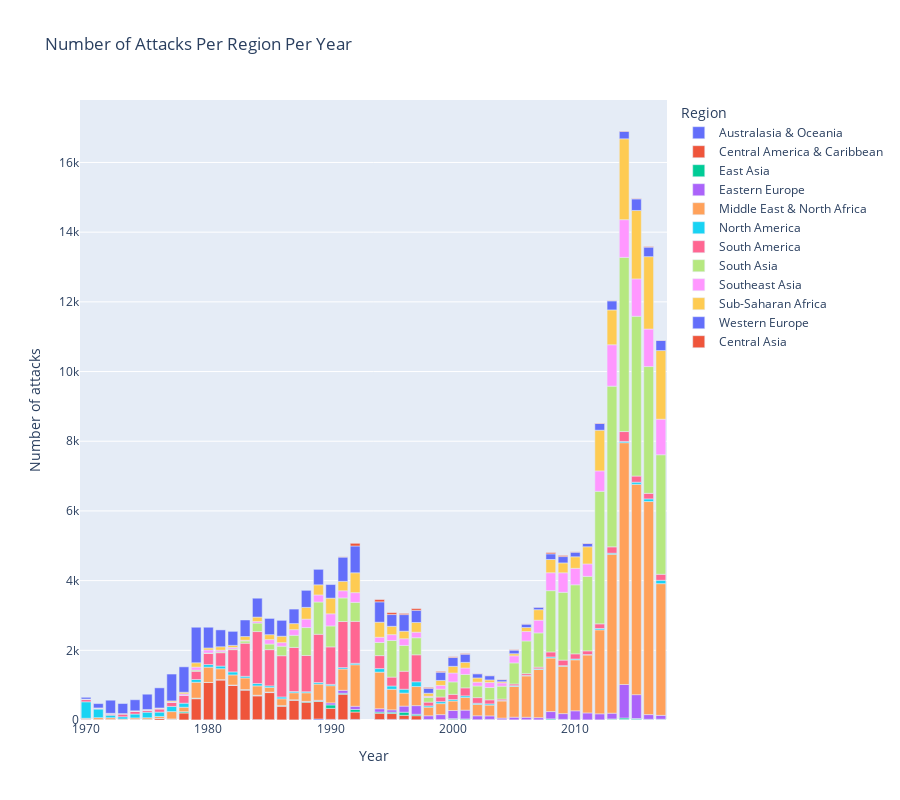

The notebook cell saved with this chart:
### Markdown cell above
Pak analyzujeme počet teroristických útoků, ke kterým v průběhu času došlo v různých oblastech světa. K tomu jsou data seskupena podle roku a regionu a poté je vytvořen sloupcový graf zobrazující počet útoků v každém regionu v každém roce.

Z grafu můžeme usoudit, že nejvíce teroristických útoků se odehrává v regionech Blízkého východu a severní Afriky a také v jižní Asii(Middle East, North Africa, South Asia). Graf navíc ukazuje prudký nárůst počtu útoků v těchto regionech mezi lety 2012 a 2014.

### Code cell
grouped_count_region = terrorism.groupby(['iyear', 'region_txt'])['eventid'].count().reset_index()

fig = px.bar(grouped_count_region, x='iyear', y='eventid', color='region_txt', 
             labels={'iyear': 'Year', 'eventid': 'Number of attacks', 'region_txt': 'Region'},
             title='Number of Attacks Per Region Per Year', height=800)
fig.show()

### Figure 1 — Plotly figure (JSON) as saved in the notebook; plotly's stock layout.template omitted (floating-point values rounded to 4 significant figures)
{"data": [{"alignmentgroup": "True", "hovertemplate": "Region=Australasia & Oceania<br>Year=%{x}<br>Number of attacks=%{y}<extra></extra>", "legendgroup": "Australasia & Oceania", "marker": {"color": "#636efa", "pattern": {"shape": ""}}, "name": "Australasia & Oceania", "offsetgroup": "Australasia & Oceania", "orientation": "v", "showlegend": true, "textposition": "auto", "type": "bar", "x": [1970, 1971, 1972, 1973, 1974, 1978, 1979, 1980, 1981, 1982, 1984, 1985, 1986, 1987, 1988, 1989, 1990, 1991, 1992, 1994, 1995, 1996, 1997, 1998, 1999, 2000, 2001, 2002, 2003, 2006, 2007, 2008, 2009, 2010, 2013, 2014, 2015, 2016, 2017], "xaxis": "x", "y": [1, 1, 8, 1, 1, 2, 2, 7, 3, 2, 11, 7, 4, 3, 12, 29, 18, 10, 17, 14, 18, 19, 7, 6, 4, 6, 4, 2, 4, 2, 1, 8, 1, 1, 1, 9, 14, 10, 12], "yaxis": "y"}, {"alignmentgroup": "True", "hovertemplate": "Region=Central America & Caribbean<br>Year=%{x}<br>Number of attacks=%{y}<extra></extra>", "legendgroup": "Central America & Caribbean", "marker": {"color": "#EF553B", "pattern": {"shape": ""}}, "name": "Central America & Caribbean", "offsetgroup": "Central America & Caribbean", "orientation": "v", "showlegend": true, "textposition": "auto", "type": "bar", "x": [1970, 1971, 1972, 1973, 1974, 1975, 1976, 1977, 1978, 1979, 1980, 1981, 1982, 1983, 1984, 1985, 1986, 1987, 1988, 1989, 1990, 1991, 1992, 1994, 1995, 1996, 1997, 1998, 1999, 2000, 2001, 2002, 2003, 2004, 2005, 2006, 2007, 2009, 2010, 2011, 2012, 2013, 2014, 2015, 2016, 2017], "xaxis": "x", "y": [7, 5, 3, 6, 11, 9, 45, 24, 199, 609, 1070, 1148, 996, 858, 681, 780, 393, 566, 495, 503, 316, 729, 212, 180, 168, 116, 117, 1, 8, 14, 8, 3, 8, 5, 3, 5, 4, 9, 1, 1, 1, 14, 5, 1, 3, 4], "yaxis": "y"}, {"alignmentgroup": "True", "hovertemplate": "Region=East Asia<br>Year=%{x}<br>Number of attacks=%{y}<extra></extra>", "legendgroup": "East Asia", "marker": {"color": "#00cc96", "pattern": {"shape": ""}}, "name": "East Asia", "offsetgroup": "East Asia", "orientation": "v", "showlegend": true, "textposition": "auto", "type": "bar", "x": [1970, 1971, 1973, 1974, 1975, 1976, 1977, 1978, 1979, 1980, 1981, 1982, 1983, 1984, 1985, 1986, 1987, 1988, 1989, 1990, 1991, 1992, 1994, 1995, 1996, 1997, 1998, 1999, 2000, 2001, 2002, 2003, 2004, 2005, 2006, 2008, 2009, 2010, 2011, 2012, 2013, 2014, 2015, 2016, 2017], "xaxis": "x", "y": [2, 1, 2, 4, 12, 2, 4, 35, 16, 1, 4, 3, 13, 15, 10, 12, 10, 24, 18, 99, 29, 74, 34, 38, 89, 40, 9, 4, 19, 19, 4, 6, 4, 2, 1, 25, 8, 1, 4, 4, 15, 43, 28, 8, 7], "yaxis": "y"}, {"alignmentgroup": "True", "hovertemplate": "Region=Eastern Europe<br>Year=%{x}<br>Number of attacks=%{y}<extra></extra>", "legendgroup": "Eastern Europe", "marker": {"color": "#ab63fa", "pattern": {"shape": ""}}, "name": "Eastern Europe", "offsetgroup": "Eastern Europe", "orientation": "v", "showlegend": true, "textposition": "auto", "type": "bar", "x": [1970, 1971, 1972, 1973, 1974, 1977, 1978, 1979, 1980, 1981, 1982, 1983, 1984, 1985, 1986, 1987, 1988, 1989, 1990, 1991, 1992, 1994, 1995, 1996, 1997, 1998, 1999, 2000, 2001, 2002, 2003, 2004, 2005, 2006, 2007, 2008, 2009, 2010, 2011, 2012, 2013, 2014, 2015, 2016, 2017], "xaxis": "x", "y": [12, 5, 1, 1, 2, 2, 2, 1, 1, 4, 3, 2, 4, 5, 3, 1, 4, 16, 58, 84, 91, 95, 68, 175, 248, 105, 138, 234, 252, 112, 100, 46, 76, 70, 62, 209, 165, 261, 198, 173, 165, 962, 684, 134, 110], "yaxis": "y"}, {"alignmentgroup": "True", "hovertemplate": "Region=Middle East & North Africa<br>Year=%{x}<br>Number of attacks=%{y}<extra></extra>", "legendgroup": "Middle East & North Africa", "marker": {"color": "#FFA15A", "pattern": {"shape": ""}}, "name": "Middle East & North Africa", "offsetgroup": "Middle East & North Africa", "orientation": "v", "showlegend": true, "textposition": "auto", "type": "bar", "x": [1970, 1971, 1972, 1973, 1974, 1975, 1976, 1977, 1978, 1979, 1980, 1981, 1982, 1983, 1984, 1985, 1986, 1987, 1988, 1989, 1990, 1991, 1992, 1994, 1995, 1996, 1997, 1998, 1999, 2000, 2001, 2002, 2003, 2004, 2005, 2006, 2007, 2008, 2009, 2010, 2011, 2012, 2013, 2014, 2015, 2016, 2017], "xaxis": "x", "y": [28, 55, 53, 19, 42, 44, 55, 211, 128, 455, 437, 312, 290, 334, 268, 133, 196, 202, 246, 465, 494, 612, 1192, 1051, 590, 373, 548, 247, 316, 272, 362, 326, 310, 492, 882, 1187, 1385, 1536, 1361, 1463, 1663, 2409, 4560, 6939, 6036, 6115, 3780], "yaxis": "y"}, {"alignmentgroup": "True", "hovertemplate": "Region=North America<br>Year=%{x}<br>Number of attacks=%{y}<extra></extra>", "legendgroup": "North America", "marker": {"color": "#19d3f3", "pattern": {"shape": ""}}, "name": "North America", "offsetgroup": "North America", "orientation": "v", "showlegend": true, "textposition": "auto", "type": "bar", "x": [1970, 1971, 1972, 1973, 1974, 1975, 1976, 1977, 1978, 1979, 1980, 1981, 1982, 1983, 1984, 1985, 1986, 1987, 1988, 1989, 1990, 1991, 1992, 1994, 1995, 1996, 1997, 1998, 1999, 2000, 2001, 2002, 2003, 2004, 2005, 2006, 2007, 2008, 2009, 2010, 2011, 2012, 2013, 2014, 2015, 2016, 2017], "xaxis": "x", "y": [472, 247, 73, 64, 111, 159, 125, 149, 117, 79, 75, 77, 86, 47, 67, 44, 53, 35, 30, 44, 37, 40, 41, 101, 94, 111, 137, 37, 56, 41, 48, 33, 34, 12, 22, 15, 18, 31, 16, 24, 12, 39, 32, 37, 62, 75, 97], "yaxis": "y"}, {"alignmentgroup": "True", "hovertemplate": "Region=South America<br>Year=%{x}<br>Number of attacks=%{y}<extra></extra>", "legendgroup": "South America", "marker": {"color": "#FF6692", "pattern": {"shape": ""}}, "name": "South America", "offsetgroup": "South America", "orientation": "v", "showlegend": true, "textposition": "auto", "type": "bar", "x": [1970, 1971, 1972, 1973, 1974, 1975, 1976, 1977, 1978, 1979, 1980, 1981, 1982, 1983, 1984, 1985, 1986, 1987, 1988, 1989, 1990, 1991, 1992, 1994, 1995, 1996, 1997, 1998, 1999, 2000, 2001, 2002, 2003, 2004, 2005, 2006, 2007, 2008, 2009, 2010, 2011, 2012, 2013, 2014, 2015, 2016, 2017], "xaxis": "x", "y": [65, 24, 33, 83, 81, 55, 91, 119, 222, 236, 319, 383, 639, 950, 1492, 1040, 1184, 1265, 1041, 1385, 1076, 1322, 1204, 373, 255, 517, 774, 108, 134, 150, 229, 162, 117, 42, 49, 50, 47, 144, 159, 148, 106, 133, 182, 283, 176, 159, 172], "yaxis": "y"}, {"alignmentgroup": "True", "hovertemplate": "Region=South Asia<br>Year=%{x}<br>Number of attacks=%{y}<extra></extra>", "legendgroup": "South Asia", "marker": {"color": "#B6E880", "pattern": {"shape": ""}}, "name": "South Asia", "offsetgroup": "South Asia", "orientation": "v", "showlegend": true, "textposition": "auto", "type": "bar", "x": [1970, 1972, 1973, 1974, 1975, 1976, 1977, 1978, 1979, 1980, 1981, 1982, 1983, 1984, 1985, 1986, 1987, 1988, 1989, 1990, 1991, 1992, 1994, 1995, 1996, 1997, 1998, 1999, 2000, 2001, 2002, 2003, 2004, 2005, 2006, 2007, 2008, 2009, 2010, 2011, 2012, 2013, 2014, 2015, 2016, 2017], "xaxis": "x", "y": [1, 1, 1, 2, 4, 4, 2, 2, 34, 12, 23, 20, 63, 244, 161, 273, 348, 801, 926, 601, 677, 545, 376, 1051, 739, 490, 136, 225, 357, 385, 334, 353, 369, 604, 938, 982, 1759, 1945, 1981, 2138, 3803, 4612, 4998, 4585, 3639, 3430], "yaxis": "y"}, {"alignmentgroup": "True", "hovertemplate": "Region=Southeast Asia<br>Year=%{x}<br>Number of attacks=%{y}<extra></extra>", "legendgroup": "Southeast Asia", "marker": {"color": "#FF97FF", "pattern": {"shape": ""}}, "name": "Southeast Asia", "offsetgroup": "Southeast Asia", "orientation": "v", "showlegend": true, "textposition": "auto", "type": "bar", "x": [1970, 1971, 1972, 1973, 1974, 1975, 1976, 1977, 1978, 1979, 1980, 1981, 1982, 1983, 1984, 1985, 1986, 1987, 1988, 1989, 1990, 1991, 1992, 1994, 1995, 1996, 1997, 1998, 1999, 2000, 2001, 2002, 2003, 2004, 2005, 2006, 2007, 2008, 2009, 2010, 2011, 2012, 2013, 2014, 2015, 2016, 2017], "xaxis": "x", "y": [10, 6, 16, 2, 3, 7, 12, 8, 44, 86, 87, 50, 43, 22, 46, 128, 102, 163, 242, 203, 348, 206, 279, 151, 168, 193, 159, 32, 107, 256, 185, 110, 145, 95, 204, 272, 365, 514, 561, 473, 356, 587, 1188, 1082, 1072, 1077, 1020], "yaxis": "y"}, {"alignmentgroup": "True", "hovertemplate": "Region=Sub-Saharan Africa<br>Year=%{x}<br>Number of attacks=%{y}<extra></extra>", "legendgroup": "Sub-Saharan Africa", "marker": {"color": "#FECB52", "pattern": {"shape": ""}}, "name": "Sub-Saharan Africa", "offsetgroup": "Sub-Saharan Africa", "orientation": "v", "showlegend": true, "textposition": "auto", "type": "bar", "x": [1970, 1971, 1972, 1973, 1974, 1975, 1976, 1977, 1978, 1979, 1980, 1981, 1982, 1983, 1984, 1985, 1986, 1987, 1988, 1989, 1990, 1991, 1992, 1994, 1995, 1996, 1997, 1998, 1999, 2000, 2001, 2002, 2003, 2004, 2005, 2006, 2007, 2008, 2009, 2010, 2011, 2012, 2013, 2014, 2015, 2016, 2017], "xaxis": "x", "y": [3, 2, 4, 4, 7, 12, 11, 29, 46, 124, 58, 98, 60, 106, 126, 141, 185, 174, 337, 291, 450, 271, 570, 432, 239, 217, 279, 87, 143, 191, 162, 121, 73, 34, 60, 114, 302, 380, 283, 331, 494, 1168, 999, 2321, 1964, 2077, 1970], "yaxis": "y"}, {"alignmentgroup": "True", "hovertemplate": "Region=Western Europe<br>Year=%{x}<br>Number of attacks=%{y}<extra></extra>", "legendgroup": "Western Europe", "marker": {"color": "#636efa", "pattern": {"shape": ""}}, "name": "Western Europe", "offsetgroup": "Western Europe", "orientation": "v", "showlegend": true, "textposition": "auto", "type": "bar", "x": [1970, 1971, 1972, 1973, 1974, 1975, 1976, 1977, 1978, 1979, 1980, 1981, 1982, 1983, 1984, 1985, 1986, 1987, 1988, 1989, 1990, 1991, 1992, 1994, 1995, 1996, 1997, 1998, 1999, 2000, 2001, 2002, 2003, 2004, 2005, 2006, 2007, 2008, 2009, 2010, 2011, 2012, 2013, 2014, 2015, 2016, 2017], "xaxis": "x", "y": [50, 125, 376, 290, 317, 438, 578, 771, 729, 1020, 595, 484, 402, 475, 541, 466, 455, 416, 489, 444, 390, 696, 769, 584, 337, 476, 349, 141, 236, 253, 234, 120, 121, 59, 104, 98, 72, 163, 182, 133, 95, 193, 261, 215, 333, 273, 291], "yaxis": "y"}, {"alignmentgroup": "True", "hovertemplate": "Region=Central Asia<br>Year=%{x}<br>Number of attacks=%{y}<extra></extra>", "legendgroup": "Central Asia", "marker": {"color": "#EF553B", "pattern": {"shape": ""}}, "name": "Central Asia", "offsetgroup": "Central Asia", "orientation": "v", "showlegend": true, "textposition": "auto", "type": "bar", "x": [1991, 1992, 1994, 1995, 1996, 1997, 1998, 1999, 2000, 2001, 2002, 2003, 2004, 2005, 2006, 2007, 2008, 2009, 2010, 2011, 2012, 2013, 2014, 2015, 2016, 2017], "xaxis": "x", "y": [7, 77, 65, 55, 33, 49, 25, 24, 21, 18, 6, 7, 8, 11, 6, 4, 36, 31, 9, 9, 12, 7, 9, 10, 17, 7], "yaxis": "y"}], "layout": {"barmode": "relative", "height": 800, "legend": {"title": {"text": "Region"}, "tracegroupgap": 0}, "title": {"text": "Number of Attacks Per Region Per Year"}, "xaxis": {"anchor": "y", "domain": [0, 1], "title": {"text": "Year"}}, "yaxis": {"anchor": "x", "domain": [0, 1], "title": {"text": "Number of attacks"}}}}
